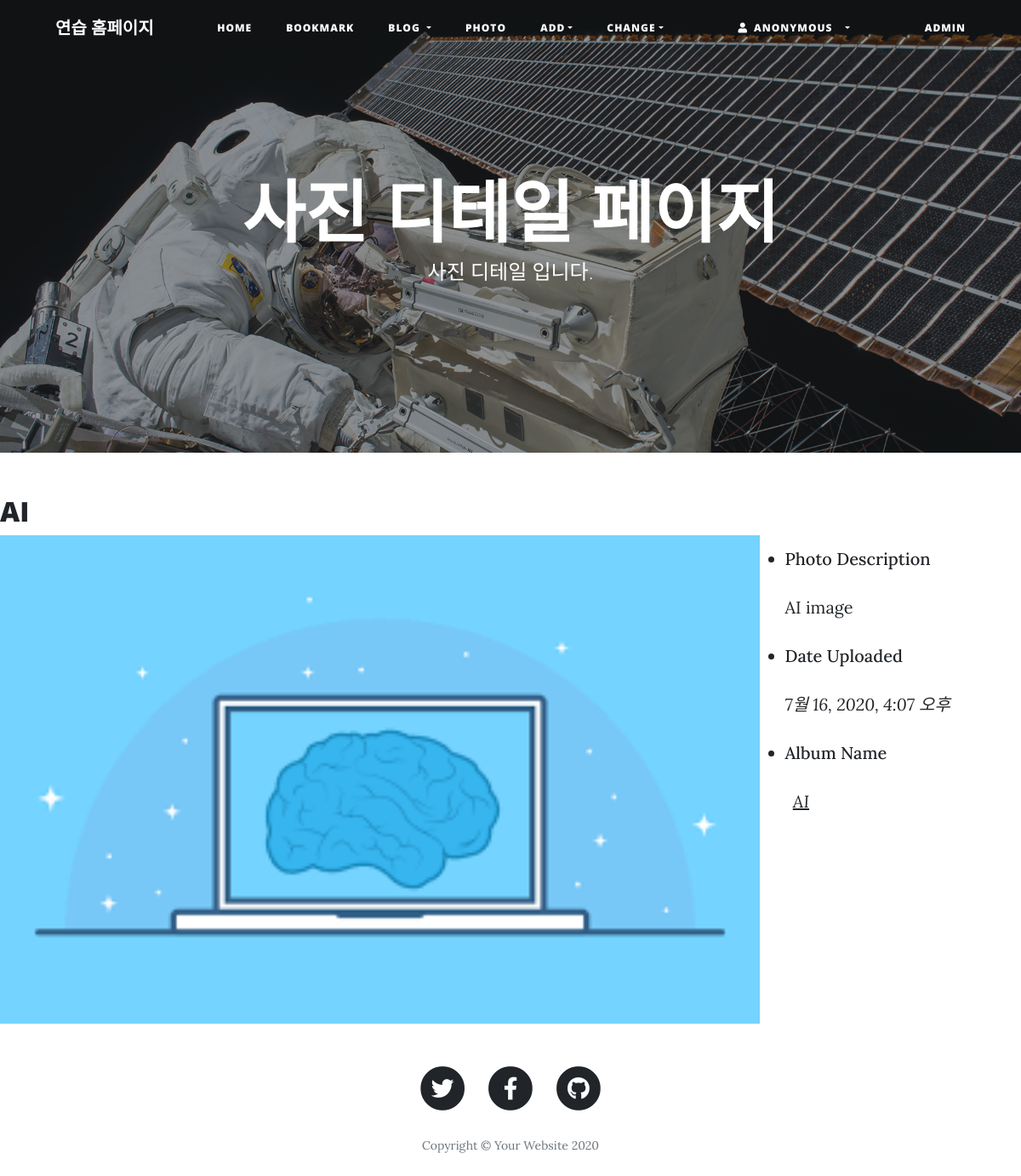
The page /photo/photo/3/ on the database its author committed.
### photo/models.py (models this page shows, shortened)
class Photo(models.Model):
    album = models.ForeignKey(Album, on_delete=models.CASCADE)
    title = models.CharField('TITLE', max_length=30)
    description = models.TextField('Photo Description', blank=True)
    image = ThumbnailImageField(upload_to='photo/%Y/%m')
    upload_dt = models.DateTimeField('upload Date', auto_now_add=True)
    owner = models.ForeignKey('auth.User', on_delete=models.CASCADE, verbose_name='OWNER', blank=True, null=True)
    class Meta:
        ordering = ('title',)

class Album(models.Model):
    name = models.CharField(max_length=30)
    description = models.CharField('One Line Description', max_length=100, blank=True)
    owner = models.ForeignKey('auth.User', on_delete=models.CASCADE, verbose_name='OWNER', blank=True, null=True)
    class Meta:
        ordering = ('name',)

### photo/views.py (the view)
# urls.py: path('photo/<int:pk>/', views.PhotoDV.as_view(), name='photo_detail'),
class PhotoDV(DetailView):
    model = Photo

### photo/templates/photo/photo_detail.html (shortened to what this page needs)
{% extends 'base.html' %}
{% load static %}
{% block header %}
<header class="masthead" style="background-image: url({% static 'img/post-bg.jpg' %})">
    <div class="overlay"></div>
    <div class="container">
      <div class="row">
        <div class="col-lg-8 col-md-10 mx-auto">
          <div class="site-heading">
            <h1>사진 디테일 페이지</h1>
            <span class="subheading">사진 디테일 입니다.</span>
          </div>
        </div>
      </div>
    </div>
  </header>
{% endblock %}
{% block content %}
    <h2 class="mt-5">{{ object.title }}</h2>
    <div class="row">
        <div class="col-md-9">
            <a href="{{ object.image.url }}">
                <img src="{{ object.image.url }}" style="width: 100%;">
            </a>
        </div>
        <ul class="col-md-3 mt-3">
            <li class="h5">Photo Description</li>
                {% if object.description %}<p>{{ object.description|linebreaks }}</p>
                {% else %}<p>(blank)</p>{% endif %}
            <li class="h5">Date Uploaded</li>
                <p class="font-italic">{{ object.upload_dt }}</p>
            <li class="h5">Album Name</li>
                <p class="font-italic">
                    <a href="{% url 'photo:album_detail' object.album.id %}"> {{ object.album.name }}</a>
                </p>
        </ul>
    </div>
{% endblock %}

### rows shown on the page
Photo: title "AI", image (picture), description "AI image", upload_dt "7월 16, 2020, 4:07 오후", album.name "AI"
